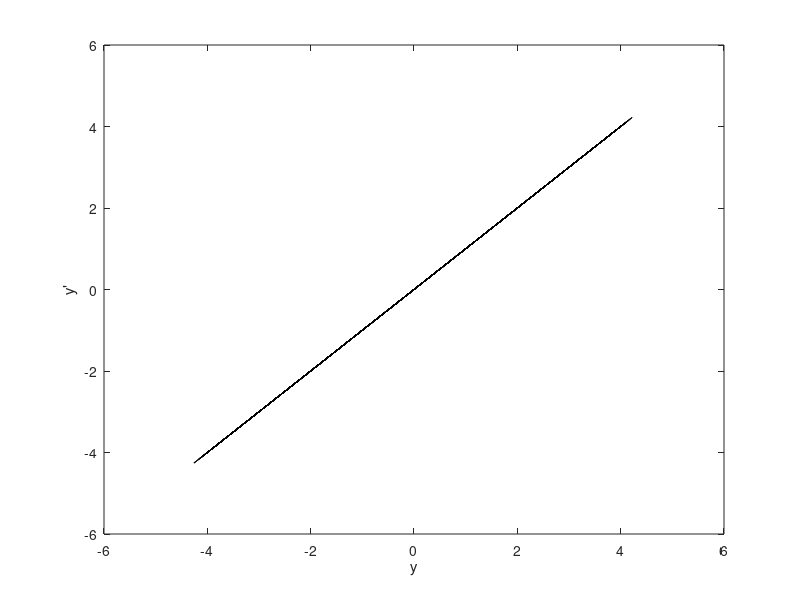

MATLAB code for this plot:
y = load('xlor_cond1=40.dat');
y_l = load('xlor_cond2=40.dat');
figure()
plot(y(5000:end),y_l(5000:end),'k')
%plot(y,y_l,'k')
xlabel('y');
ylabel('y''');